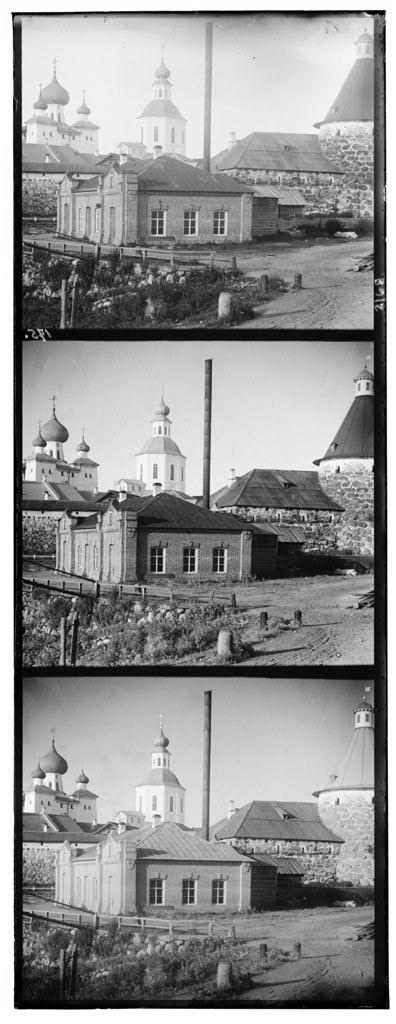
#> input picture midterm prep/Quizzes/Quiz1/00351v.jpg, 396 x 1024 px
$ jupyter execute Quiz01.ipynb
#> lines starting #> are read from the running program, lines starting #| are printed output that depends on the picture
# Quiz 1

Sergei Mikhailovich Prokudin-Gorskii (1863-1944), a pioneering photographer extensively traveled the Russian Empire from 1909 to 1915, capturing thousands of images. Employing an early color technology, he recorded three images of each scene onto glass plates using red, green, and blue filters.

Your task is to take Gorskii glass plate RGB color channels and produce a color image with as few visual artifacts as possible (ignore the artifacts at the image boundaries). To do this, you will need to read the image file, extract the three color channel images, place them on top of each other, and align them so that they form a single RGB color image. You will need to implement this in Python.

**Note** that the channel order for all files from top to bottom is BGR, not RGB!

[cell 1]
import cv2 as cv
from matplotlib import pyplot as plt
import numpy as np

[cell 2]
ausid = 87725 # use last five digits of your ausid, e.g 83452
if ausid % 3 == 0: filename = '00153v.jpg'
if ausid % 3 == 1: filename = '00149v.jpg'
if ausid % 3 == 2: filename = '00351v.jpg'
img = cv.imread(filename, cv.IMREAD_GRAYSCALE)
#> img is the input picture: shape (1024, 396); min 0, max 255, mean 146.8
plt.imshow(img)

[cell 3]
# Step 1 [5 points]: Read the image, extract the Blue, Green and Red channels, stack the channels and display using matplotlib
# TODO: YOUR CODE

height, width = img.shape
#> height = 1024; width = 396
third_height = int(height//3)
#> third_height = 341

b = img[:third_height, :]
twothird_height = int(2*third_height)
#> twothird_height = 682
g = img[third_height:twothird_height, :]
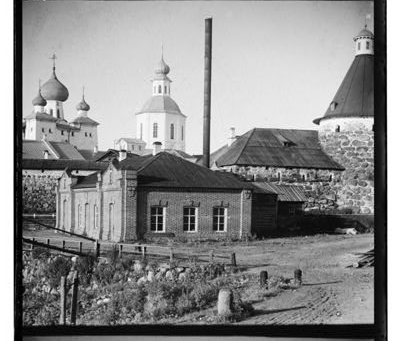
#> g: shape (341, 396); min 0, max 255, mean 139.5
r = img[twothird_height:-1,:]

b = b[:,:,np.newaxis].astype(np.uint8)
g = g[:,:,np.newaxis].astype(np.uint8)
r = r[:,:,np.newaxis].astype(np.uint8)

plt.figure(figsize=(12,6))
plt.subplot(1,3,1)
plt.imshow(r)
plt.title('Red Image')
plt.axis('off')

plt.subplot(1,3,2)
plt.imshow(g)
plt.title('Green Image')
plt.axis('off')

plt.subplot(1,3,3)
plt.imshow(b)
plt.title('Blue Image')
plt.axis('off')
plt.show()

# print(r.shape)
# print(g.shape)
# print(b.shape)
rgb = np.dstack((r,g,b))
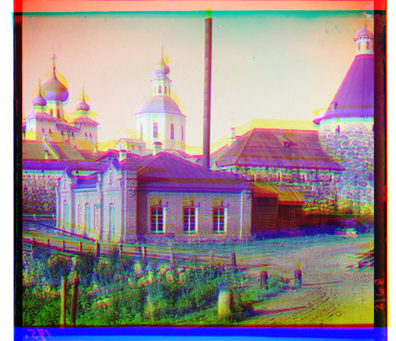
#> rgb: shape (341, 396, 3); mean of channels 0, 1, 2 144.9, 139.5, 155.8; drawn as B, G, R

plt.figure(figsize=(12,6))
plt.imshow(rgb)
plt.title('RGB')
plt.axis('off')

# When you display the image, you will notice that the color channels are not aligned properly.

[cell 4]
# Step 2: Find the displacement needed to align RGB channels by following the steps below:
#          (1) [3 pts] Use canny edge detector to find the edges
# TODO: YOUR CODE
edgesr = cv.Canny(r, 150, 180)
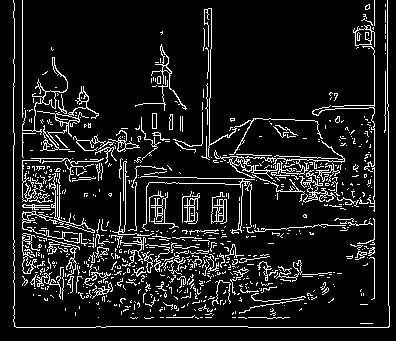
#> edgesr: shape (341, 396); 10.3% white in thin lines or dots

# Display the original image and the edges side by side
plt.figure(figsize=(20, 10))
plt.subplot(131), plt.imshow(edgesr, cmap='gray')
plt.title('Canny Edges R')

edgesg = cv.Canny(g, 150, 180)
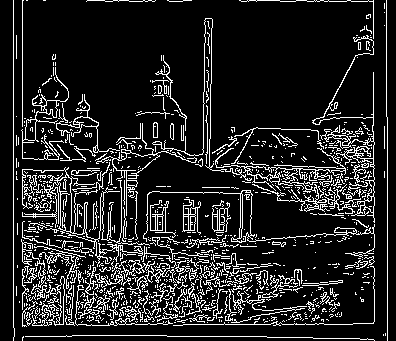
#> edgesg: shape (341, 396); 13.9% white in thin lines or dots

# Display the original image and the edges side by side
plt.subplot(132), plt.imshow(edgesg, cmap='gray')
plt.title('Canny Edges G')

edgesb = cv.Canny(b, 150, 180)
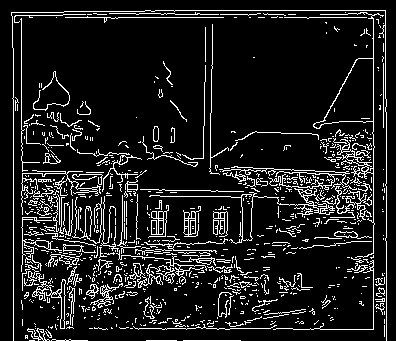
#> edgesb: shape (341, 396); 11.5% white in thin lines or dots

# Display the original image and the edges side by side
plt.subplot(133), plt.imshow(edgesb, cmap='gray')
plt.title('Canny Edges B')

[cell 5]
#         (2) [4 pts] Identify horizontal or vertical edges which could help you find the displacement needed
#             to align the color channels. You can just write your findings here.
#             No need to show the code for this section
# TODO: YOUR Findings
#
#
# To see how much I need to shift by, I'll check the pole section of the image using the canny edge detector results
#
plt.figure(figsize=(20, 10))
plt.subplot(131)
plt.title('Red')
plt.imshow(edgesr[:50][:50], cmap='gray')       # red needs to be shifted a bit down

plt.subplot(132)
plt.title('Blue')
plt.imshow(edgesb[:50][:50], cmap='gray')       # shift blue up

plt.subplot(133)
plt.title('Green')
plt.imshow(edgesg[:50][:50], cmap='gray')       # shift green up
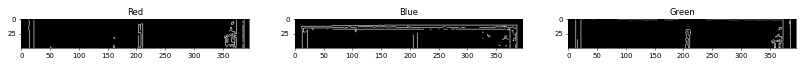
#> figure drawn by matplotlib, 3 panels

[cell 6]
#         (3) [6 pts] Design and apply filters using convolution to align/shift the color channels
# TODO: YOUR CODE

fr = np.zeros((10,1))
fr[0][0]=1

fb = np.zeros((10,1))
fb[fb.shape[0]-1][0]=1

fg = np.zeros((10,1))
fg[fg.shape[0]-1][0]=1


# Apply the kernel using convolution
#output = np.zeros(image.shape, dtype = np.float32)
new_g = cv.filter2D(src=g, ddepth=-1, kernel=fg, borderType=cv.BORDER_CONSTANT)
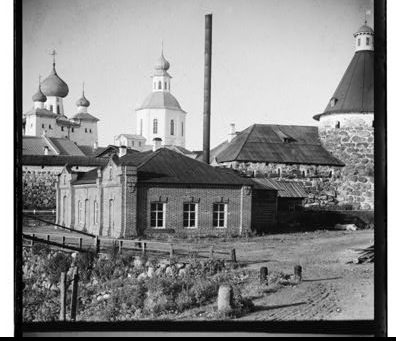
#> new_g: shape (341, 396); min 0, max 255, mean 137.7
new_b = cv.filter2D(src=b, ddepth=-1, kernel=fb, borderType=cv.BORDER_CONSTANT)
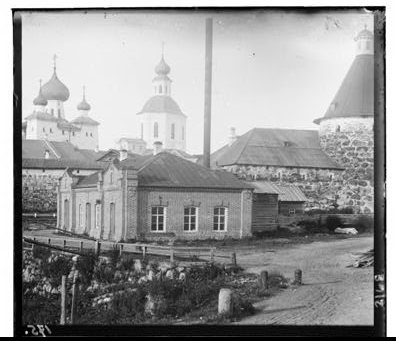
#> new_b: shape (341, 396); min 0, max 255, mean 152.8
new_r = cv.filter2D(src=r, ddepth=-1, kernel=fr, borderType=cv.BORDER_CONSTANT)
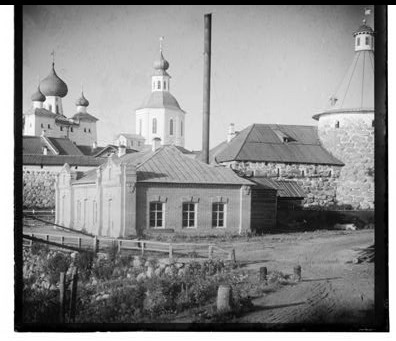
#> new_r: shape (341, 396); min 0, max 255, mean 141.1

plt.figure(figsize=(12,6))
plt.subplot(1,2,1)
plt.imshow(rgb)
plt.title('Old Image')
plt.axis('off')


#         (4) [2 pts] stacking the channels and display.
# TODO: YOUR CODE
new_rgb = np.dstack((new_r,new_g,new_b))
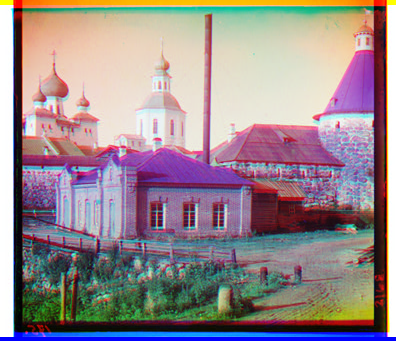
#> new_rgb: shape (341, 396, 3); mean of channels 0, 1, 2 141.1, 137.7, 152.8; drawn as B, G, R

plt.subplot(1,2,2)
plt.imshow(new_rgb)
plt.title('New Image')
plt.axis('off')
